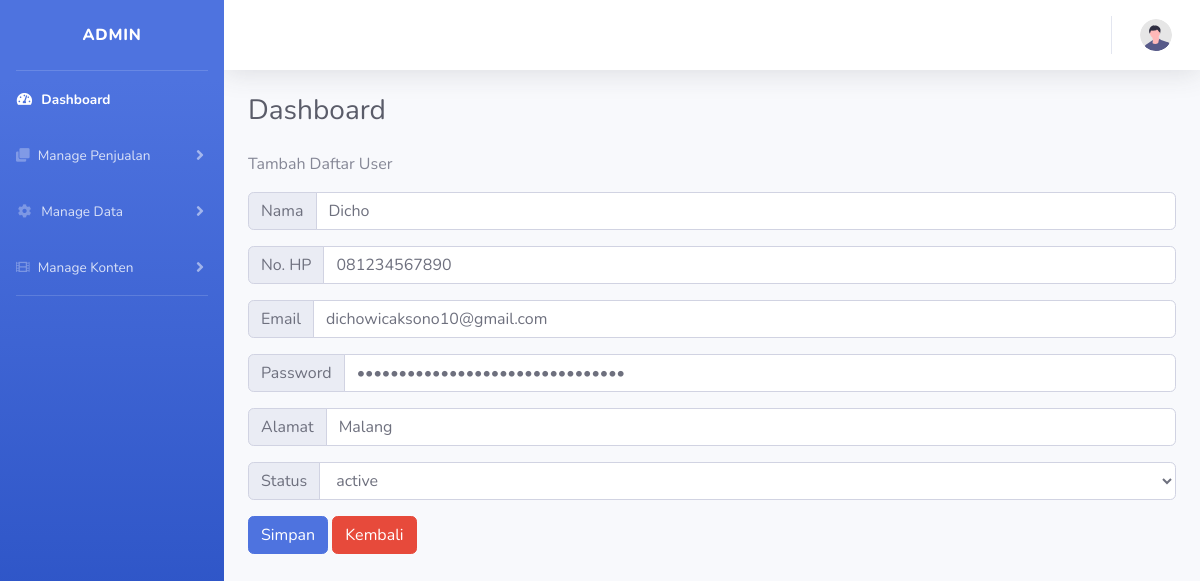
Page /web/admin/home.php?menu=ubah_user&&id_user=1 on the committed database.
### tables this page shows
CREATE TABLE `tabel_user` (
  `id_user` int(50) NOT NULL,
  `nm_user` varchar(25) NOT NULL,
  `alamat_user` varchar(500) NOT NULL,
  `hp` varchar(50) NOT NULL,
  `email` varchar(50) NOT NULL,
  `password` varchar(35) NOT NULL,
  `level` varchar(15) NOT NULL,
  `status` varchar(50) NOT NULL,
  `log` varchar(100) NOT NULL
);

### web/admin/form/form_update_user.php (the view, shortened to what this page needs)
<p>Tambah Daftar User</p>
<?php
  include 'master/koneksi.php';
  $id_user = $_GET['id_user'];
  $data = mysqli_query($koneksi,"select * from tabel_user where id_user='$id_user'");
  while($d = mysqli_fetch_array($data)){
?>
<form method="POST" action="?menu=proses_ubah_user">
<div class="form-group">
  <div class="input-group">
    <div class="input-group-prepend">
      <div class="input-group-text"><abbr title="wajib diisi"></abbr>Nama</div>
    </div>
    <input type="text" name="nama" class="form-control" value="<?php echo $d['nm_user']; ?>" placeholder="Nama" required="required"  />
  </div>
</div>
<div class="form-group">
  <div class="input-group">
    <div class="input-group-prepend">
      <div class="input-group-text"><abbr title="wajib diisi"></abbr>No. HP</div>
    </div>
    <input type="text" name="no_hp" class="form-control" value="<?php echo $d['hp']; ?>" placeholder="No. HP" required="required"  />
  </div>
</div>
<div class="form-group">
  <div class="input-group">
    <div class="input-group-prepend">
      <div class="input-group-text"><abbr title="wajib diisi"></abbr>Email</div>
    </div>
    <input type="text" name="email" class="form-control" value="<?php echo $d['email']; ?>" placeholder="Email" required="required"  />
  </div>
</div>
<div class="form-group">
  <div class="input-group">
    <div class="input-group-prepend">
      <div class="input-group-text"><abbr title="wajib diisi"></abbr>Password</div>
    </div>
    <input type="password" name="password" class="form-control" value="<?php echo $d['password']; ?>" placeholder="Passwrod" required="required"  />
  </div>
</div>
<div class="form-group">
  <div class="input-group">
    <div class="input-group-prepend">
      <div class="input-group-text"><abbr title="wajib diisi"></abbr>Alamat</div>
    </div>
    <input type="text" name="alamat" class="form-control" value="<?php echo $d['alamat_user']; ?>" placeholder="Alamat" required="required"  />
  </div>
</div>
<div class="form-group">
  <div class="input-group">
    <div class="input-group-prepend">
      <div class="input-group-text">Status</div>
    </div>
    <select name="status" class="form-control">
    <option value="<?php echo $d['status'];?>" hidden><?php echo $d['status'];?></option>
    </select>
  </div>
</div>
<?php
    }
?>
<input type="submit" class="btn btn-primary" name="kirim" value="Simpan">
<a href="?menu=list_user" class="btn btn-danger ">
  <span class="text">Kembali</span>
</a>
</form>

### rows in the picture
tabel_user: nama "Dicho", no_hp "081234567890", email "dichowicaksono10@gmail.com", alamat "Malang", status "active"
